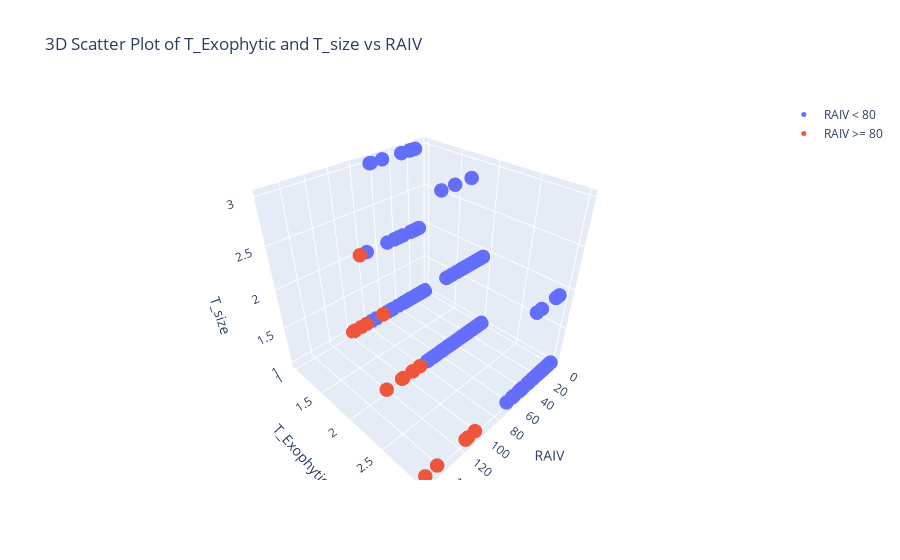

The notebook cell this image was saved under:
### Markdown cell above
## T_size, T_Exophytic , RAIV을 3차원으로 확인

### Code cell
# Filter merged_result based on RAIV >= 80
merged_result_raiv_80 = merged_result[merged_result['RAIV'] >= 80]

# Create a scatter plot for RAIV < 80
trace_raiv_lt_80 = go.Scatter3d(
    x=merged_result[merged_result['RAIV'] < 80]['RAIV'],
    y=merged_result[merged_result['RAIV'] < 80]['T_Exophytic'],
    z=merged_result[merged_result['RAIV'] < 80]['T_size'],
    mode='markers',
    name='RAIV < 80',
    marker=dict(size=5)
)

# Create a scatter plot for RAIV >= 80
trace_raiv_gte_80 = go.Scatter3d(
    x=merged_result_raiv_80['RAIV'],
    y=merged_result_raiv_80['T_Exophytic'],
    z=merged_result_raiv_80['T_size'],
    mode='markers',
    name='RAIV >= 80',
    marker=dict(size=5)
)

# Create layout
layout = go.Layout(
    title="3D Scatter Plot of T_Exophytic and T_size vs RAIV",
    scene=dict(
        xaxis=dict(title='RAIV'),
        yaxis=dict(title='T_Exophytic'),
        zaxis=dict(title='T_size')
    )
)

# Create figure and add traces
fig = go.Figure(data=[trace_raiv_lt_80, trace_raiv_gte_80], layout=layout)

# Show plot
fig.show()

### Figure 1 — Plotly figure (JSON) as saved in the notebook; plotly's stock layout.template omitted (floating-point values rounded to 4 significant figures; data arrays with more than 128 entries replaced by an {"elided": "..."} marker saying what was removed)
{"data": [{"marker": {"size": 5}, "mode": "markers", "name": "RAIV < 80", "type": "scatter3d", "x": {"elided": "371 float values"}, "y": {"elided": "371 int values"}, "z": {"elided": "371 int values"}}, {"marker": {"size": 5}, "mode": "markers", "name": "RAIV >= 80", "type": "scatter3d", "x": [95.7, 85.4, 114, 154.8, 94.2, 111.3, 103.6, 143.4, 93.6, 82.3, 88.5, 82.2, 82.2, 106, 121.1, 122.7, 104.8, 97.9], "y": [1, 2, 3, 3, 2, 3, 3, 3, 2, 1, 1, 1, 1, 2, 2, 2, 2, 1], "z": [1, 1, 1, 1, 1, 1, 1, 1, 1, 1, 1, 2, 1, 1, 2, 1, 1, 1]}], "layout": {"scene": {"xaxis": {"title": {"text": "RAIV"}}, "yaxis": {"title": {"text": "T_Exophytic"}}, "zaxis": {"title": {"text": "T_size"}}}, "title": {"text": "3D Scatter Plot of T_Exophytic and T_size vs RAIV"}}}
